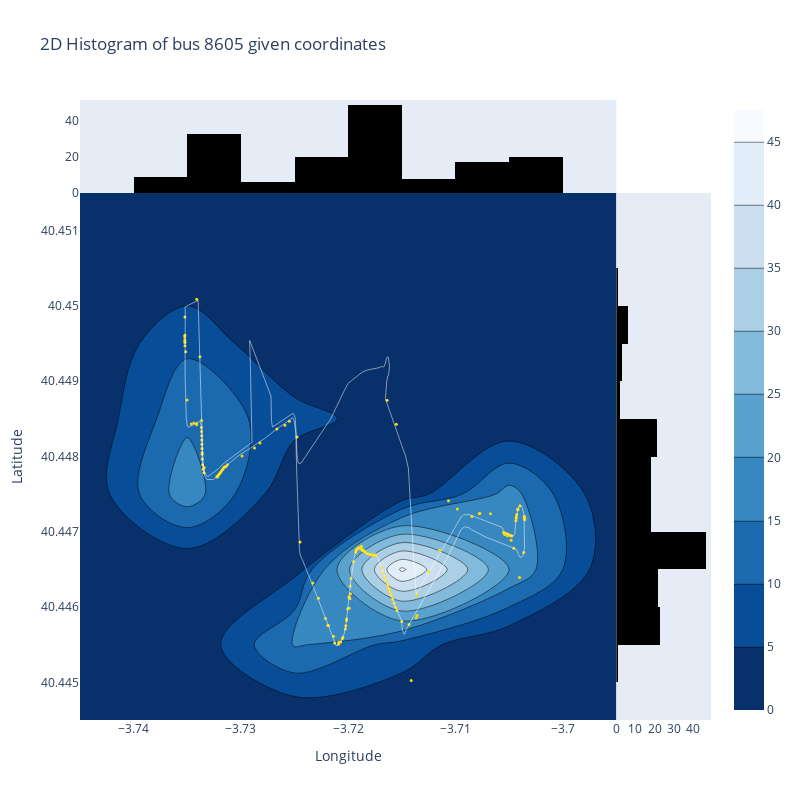

Source (notebook cell):
### Code cell
#Select bus for the figure
bus = buses_calc[2]
x = different_coords_bus_dict[bus]['lon']
y = different_coords_bus_dict[bus]['lat']

line_x, line_y = [],[]
for coords in list(line1.iloc[0].geometry.coords) + list(line2.iloc[0].geometry.coords) :
    if (min(x) <= coords[0] <= max(x)) & (min(y) <= coords[1] <= max(y)) :
        line_x.append(coords[0])
        line_y.append(coords[1])

#Plot figure
fig8 = go.Figure()
fig8.add_trace(go.Histogram2dContour(
        x = x,
        y = y,
        colorscale = 'Blues',
        reversescale = True,
        xaxis = 'x',
        yaxis = 'y'
    ))
fig8.add_trace(go.Scatter(
        name = 'Bus coords',
        x = x,
        y = y,
        xaxis = 'x',
        yaxis = 'y',
        mode = 'markers',
        marker = dict(
            color = 'gold',
            size = 3
        )
    ))
fig8.add_trace(go.Scatter(
        name = 'Line 1',
        x = line_x,
        y = line_y,
        xaxis = 'x',
        yaxis = 'y',
        mode = 'lines',
        line=dict(
            color = 'white',
            width=1,
        ),
        opacity=0.5
    ))
fig8.add_trace(go.Histogram(
        y = y,
        xaxis = 'x2',
        marker = dict(
            color = 'rgba(0,0,0,1)'
        )
    ))
fig8.add_trace(go.Histogram(
        x = x,
        yaxis = 'y2',
        marker = dict(
            color = 'rgba(0,0,0,1)'
        )
    ))

fig8.update_layout(
    title='2D Histogram of bus {} given coordinates'.format(bus),
    xaxis_title='Longitude',
    yaxis_title='Latitude',
    autosize = False,
    xaxis = dict(
        zeroline = False,
        domain = [0,0.85],
        showgrid = False
    ),
    yaxis = dict(
        zeroline = False,
        domain = [0,0.85],
        showgrid = False
    ),
    xaxis2 = dict(
        zeroline = False,
        domain = [0.85,1],
        showgrid = False
    ),
    yaxis2 = dict(
        zeroline = False,
        domain = [0.85,1],
        showgrid = False
    ),
    height = 800,
    width = 800,
    bargap = 0,
    hovermode = 'closest',
    showlegend = False
)

### Figure 1 — Plotly figure (JSON) as saved in the notebook; plotly's stock layout.template omitted (floating-point values rounded to 4 significant figures; data arrays with more than 128 entries replaced by an {"elided": "..."} marker saying what was removed)
{"data": [{"colorscale": [[0, "rgb(247,251,255)"], [0.125, "rgb(222,235,247)"], [0.25, "rgb(198,219,239)"], [0.375, "rgb(158,202,225)"], [0.5, "rgb(107,174,214)"], [0.625, "rgb(66,146,198)"], [0.75, "rgb(33,113,181)"], [0.875, "rgb(8,81,156)"], [1, "rgb(8,48,107)"]], "reversescale": true, "type": "histogram2dcontour", "x": {"elided": "162 float values"}, "xaxis": "x", "y": {"elided": "162 float values"}, "yaxis": "y"}, {"marker": {"color": "gold", "size": 3}, "mode": "markers", "name": "Bus coords", "type": "scatter", "x": {"elided": "162 float values"}, "xaxis": "x", "y": {"elided": "162 float values"}, "yaxis": "y"}, {"line": {"color": "white", "width": 1}, "mode": "lines", "name": "Line 1", "opacity": 0.5, "type": "scatter", "x": {"elided": "269 float values"}, "xaxis": "x", "y": {"elided": "269 float values"}, "yaxis": "y"}, {"marker": {"color": "rgba(0,0,0,1)"}, "type": "histogram", "xaxis": "x2", "y": {"elided": "162 float values"}}, {"marker": {"color": "rgba(0,0,0,1)"}, "type": "histogram", "x": {"elided": "162 float values"}, "yaxis": "y2"}], "layout": {"autosize": false, "bargap": 0, "height": 800, "hovermode": "closest", "showlegend": false, "title": {"text": "2D Histogram of bus 8605 given coordinates"}, "width": 800, "xaxis": {"domain": [0, 0.85], "showgrid": false, "title": {"text": "Longitude"}, "zeroline": false}, "xaxis2": {"domain": [0.85, 1], "showgrid": false, "zeroline": false}, "yaxis": {"domain": [0, 0.85], "showgrid": false, "title": {"text": "Latitude"}, "zeroline": false}, "yaxis2": {"domain": [0.85, 1], "showgrid": false, "zeroline": false}}}
